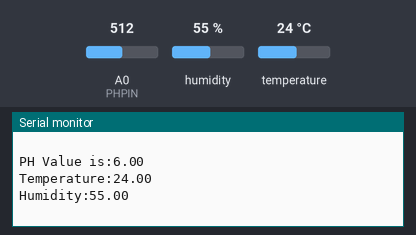
Bench run of a sketch on a simulated Arduino Uno, built with avr-gcc and run on an emulated ATmega328P. On the bench: the last lines printed to the serial monitor. Inputs (shaded band) come from the test bench; at power-on: humidity 55 %, A0 (PHPIN) = 512, temperature 24 °C.

Above: at 2.8 s.
2.9 s: humidity set to 22 %
At 5.2 s:
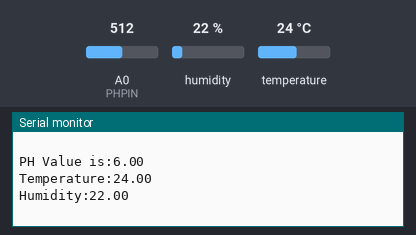
5.7 s: A0 (PHPIN) set to 716
8.5 s: temperature set to 12 °C
At 11.1 s:
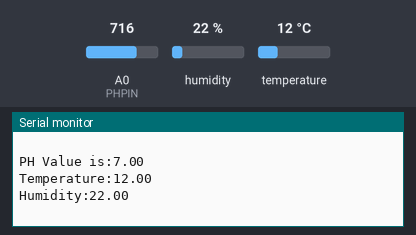
11.3 s: A0 (PHPIN) set to 900
14.1 s: humidity set to 40 %
At 15.6 s:
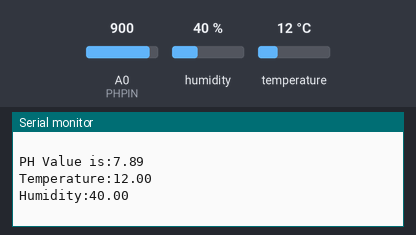
Timing chart, 0 to 17.1 s (numbered marks = the images above; inputs shaded):
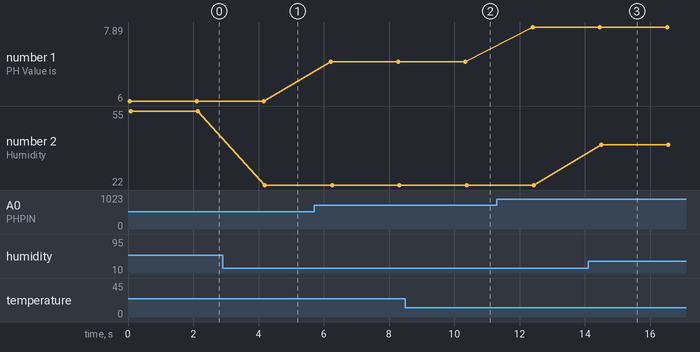

Measured:
- after the input at 2.9 s, the serial monitor: prints a new line after 1.3 s (image 1)
- after the input at 8.5 s, the serial monitor: prints a new line after 1.9 s (image 2)
- after the input at 14.1 s, the serial monitor: prints a new line after 0.40 s (image 3)
- plotted number 1: 6 → 7 after the input at 5.7 s, 7 → 7.89 after the input at 11.3 s
- plotted number 2: 55 → 22 after the input at 2.9 s, 22 → 40 after the input at 14.1 s

The sketch:

ph_and_dht11.ino
```cpp
#include <SoftwareSerial.h>
#include <ArduinoJson.h>
#include "DHT.h"

#define PHPIN A0
#define DHTPIN 4
#define DHTTYPE DHT11

DHT dht(DHTPIN, DHTTYPE);

SoftwareSerial nodemcu(5,6);


void setup(){

pinMode(PHPIN , INPUT);
pinMode(DHTPIN, INPUT);

 Serial.begin(9600);
 nodemcu.begin(9600);
 dht.begin(9600);


 Serial.println("Program is started");


 Serial.println("Let's go");
}

void loop(){

StaticJsonBuffer<1000> jsonBuffer;
JsonObject& data = jsonBuffer.createObject();
//StaticJsonDocument<1000> doc;
//JsonObject data = doc.to<JsonObject>();

float value = analogRead(A0);
float v = (float) value / 1024;
v = v * 5;
v = v + 3.5;

float h = dht.readHumidity();

float t = dht.readTemperature();

data["PH"] = v;
data["temp"] = t;
data["h"] = h;

data.printTo(nodemcu);
//serializeJson(data, nodemcu);


Serial.print("PH Value is:");
Serial.print(v);
Serial.println("");

Serial.print("Temperature:");
Serial.print(t);
Serial.println("");

Serial.print("Humidity:");
Serial.print(h);
Serial.println("");

Serial.println("");
Serial.println(" ");

delay(2000);

}
```
